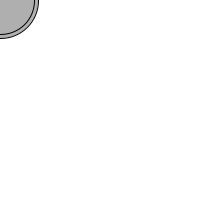
Frame 1 (no input)
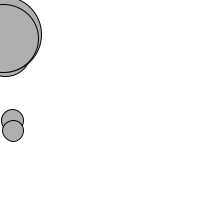
Frame 60 (the mouse pressed at the canvas centre just before this capture)
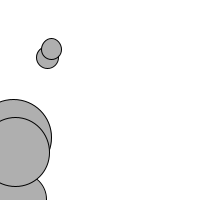
Frame 120 (the mouse held since frame 60 and released just before this capture)

The Processing sketch that drew these frames (run headless with seeded random() and noise(); from frame 60 on, the mouse is pressed at the canvas centre):

// Processing sketch: e04
// ── e04.pde
Mover[] movers;

void setup() {
  size(200,200);
  background(255);
  movers = new Mover[5];
  for (int i = 0; i < movers.length; i++)
    movers[i] = new Mover(random(0.1,5),0,0);
}

void draw() {
  background(255);
  
  PVector wind = new PVector(0.01,0);
  PVector gravity = new PVector(0,0.1);
  PVector friction = new PVector(0,0);
  PVector[] forces = new PVector[]{wind,gravity,friction};
  
  for (int i = 0; i < movers.length; i++) {
    
    // calculate friction
    float mu = 0.01;
    float normalForce = 1;
    friction = movers[i].velocity.copy();
    friction.rotate(PI);
    friction.setMag(mu*normalForce);
    forces[2] = friction;
    
    movers[i].update(forces);
    movers[i].display();
  }
}

class Mover {
  
  PVector location;
  PVector velocity;
  float mass;
  
  Mover(float m, float x, float y) {
    mass = m;
    location = new PVector(x,y);
    velocity = new PVector(0,0);
  }
  
  void update(PVector[] forces) {
    PVector acceleration = PVector.div(sumVectors(forces),mass);
    velocity.add(acceleration);
    location.add(velocity);
    
    _checkEdges();
  }
  
  void display() {
    stroke(0);
    fill(175);
    ellipse(location.x,location.y,16*mass,16*mass);
  }
  
  void _checkEdges() {
    // walls
    if (location.x < 0) {
      location.x = 0;
      velocity.x = abs(velocity.x);
    } else if (location.x > width) {
      location.x = width;
      velocity.x = -abs(velocity.x);
    }
    
    // floor
    if (location.y > height) {
      location.y = height;
      velocity.y = -abs(velocity.y);
    }
  }
}

PVector sumVectors(PVector[] vectors) {
  PVector result = new PVector(0,0);
  for (int i = 0; i < vectors.length; i++)
    result.add(vectors[i]);
  return result;
}
